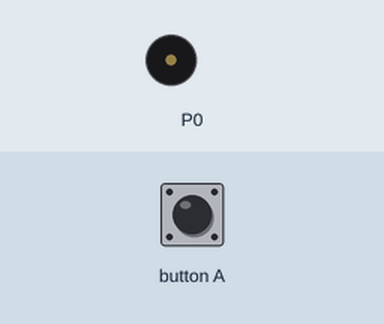
A program run on a simulated BBC micro:bit (MakeCode). Shown: buzzer (waves = sounding). The inputs (shaded band) are chosen by the test bench.

Above: at 1.2 s.
1.3 s: button A pressed for 0.15 s
At 2.2 s:
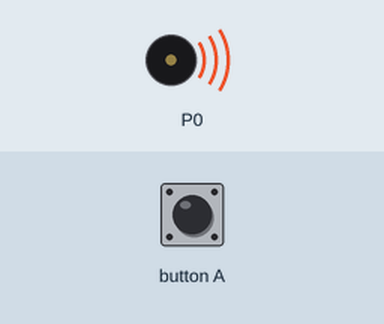
Timing chart, 0 to 8.7 s (numbered marks = the images above; inputs shaded):
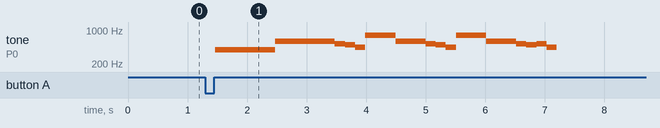

Measured:
- after the input at 1.3 s, tone on P0: plays 392 Hz for 1.0 s, 587 Hz for 1.0 s, 523 Hz for 0.17 s, 494 Hz for 0.17 s, 440 Hz for 0.17 s, 784 Hz for 0.51 s … (16 notes in this stretch), starting after 0.17 s

The program:

main.ts
```typescript
input.onButtonPressed(Button.A, function () {
    music.setBuiltInSpeakerEnabled(true)
    music.setTempo(120)
    for (let index = 0; index < 3; index++) {
        music.play(music.tonePlayable(294, 0 / 3), music.PlaybackMode.UntilDone)
    }
    music.play(music.tonePlayable(392, music.beat(BeatFraction.Double)), music.PlaybackMode.UntilDone)
    music.play(music.tonePlayable(587, music.beat(BeatFraction.Double)), music.PlaybackMode.UntilDone)
    for (let index = 0; index < 2; index++) {
        music.play(music.tonePlayable(523, music.beat(BeatFraction.Whole) / 3), music.PlaybackMode.UntilDone)
        music.play(music.tonePlayable(494, music.beat(BeatFraction.Whole) / 3), music.PlaybackMode.UntilDone)
        music.play(music.tonePlayable(440, music.beat(BeatFraction.Whole) / 3), music.PlaybackMode.UntilDone)
        music.play(music.tonePlayable(784, music.beat(BeatFraction.Whole)), music.PlaybackMode.UntilDone)
        music.play(music.tonePlayable(587, music.beat(BeatFraction.Whole)), music.PlaybackMode.UntilDone)
    }
    music.play(music.tonePlayable(523, music.beat(BeatFraction.Whole) / 3), music.PlaybackMode.UntilDone)
    music.play(music.tonePlayable(494, music.beat(BeatFraction.Whole) / 3), music.PlaybackMode.UntilDone)
    music.play(music.tonePlayable(523, music.beat(BeatFraction.Whole) / 3), music.PlaybackMode.UntilDone)
    music.play(music.tonePlayable(440, music.beat(BeatFraction.Whole) / 3), music.PlaybackMode.UntilDone)
})
```

test.ts
```typescript
// aquí va el archivo "tests"; esto no se compilará cuando este paquete se utilice como una extensión.
```
